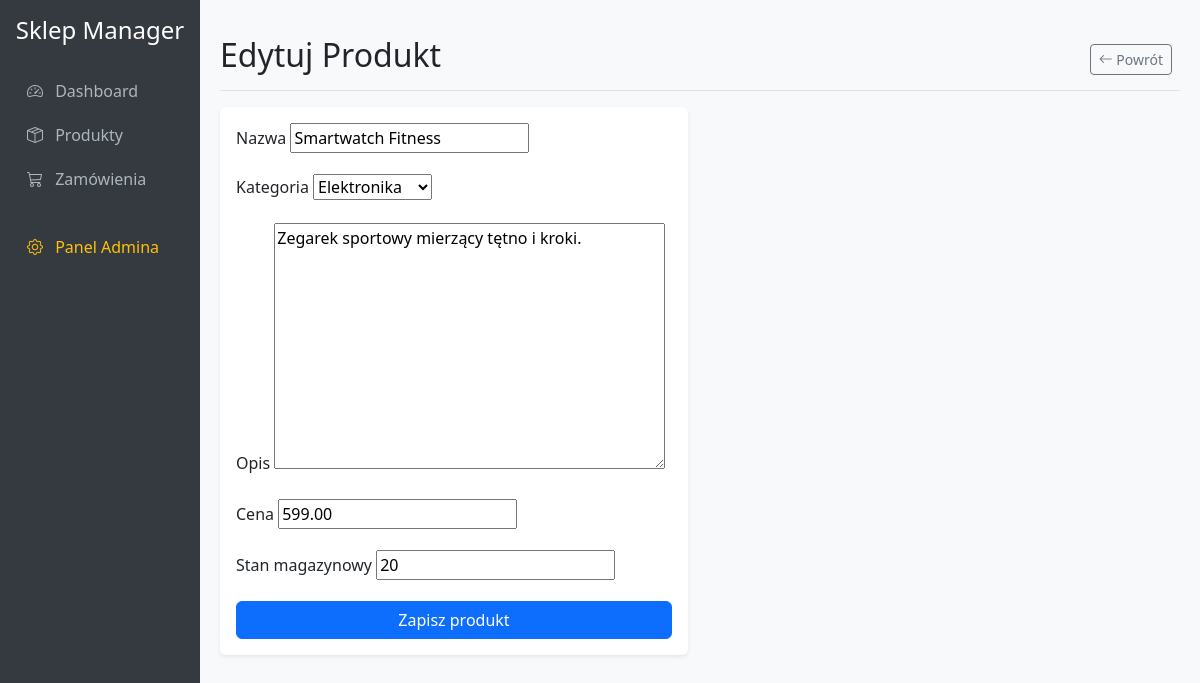
Page /products/7/edit/ on the committed database.
### sklep/models.py (models this page shows, shortened)
class Product(models.Model):
    category = models.ForeignKey(Category, related_name='products', on_delete=models.CASCADE, verbose_name="Kategoria")
    name = models.CharField(max_length=200, verbose_name="Nazwa")
    description = models.TextField(blank=True, null=True, verbose_name="Opis")
    price = models.DecimalField(max_digits=10, decimal_places=2, verbose_name="Cena")
    stock = models.IntegerField(default=0, verbose_name="Stan magazynowy")
    created_at = models.DateTimeField(auto_now_add=True, verbose_name="Utworzono")
    class Meta:
        verbose_name = "Produkt"
        verbose_name_plural = "Produkty"

### sklep/views.py (the view)
# urls.py: path('products/<int:pk>/edit/', views.product_edit, name='product_edit'),
def product_edit(request, pk):
    product = get_object_or_404(Product, pk=pk)
    if request.method == 'POST':
        form = ProductForm(request.POST, instance=product)
        if form.is_valid():
            product = form.save()
            messages.success(request, f'Produkt "{product.name}" został zaktualizowany.')
            return redirect('product_list')
    else:
        form = ProductForm(instance=product)
    return render(request, 'sklep/product_form.html', {'form': form, 'product': product})

### sklep/forms.py
class ProductForm(forms.ModelForm):
    class Meta:
        model = Product
        fields = ['name', 'category', 'description', 'price', 'stock']

### sklep/models.py (called while the page is built)
    def __str__(self):
        return self.name

### sklep/templates/sklep/product_form.html (shortened to what this page needs)
{% extends 'base.html' %}
{% block content %}
<div class="d-flex justify-content-between flex-wrap flex-md-nowrap align-items-center pt-3 pb-2 mb-3 border-bottom">
    <h1 class="h2">{% if form.instance.pk %}Edytuj Produkt{% else %}Dodaj nowy produkt{% endif %}</h1>
    <div class="btn-toolbar mb-2 mb-md-0">
        <div class="btn-group me-2">
            <a href="{% url 'product_list' %}" class="btn btn-sm btn-outline-secondary">
                <i class="bi bi-arrow-left"></i> Powrót
            </a>
        </div>
    </div>
</div>
<div class="row">
    <div class="col-md-8 col-lg-6">
        <div class="card">
            <div class="card-body">
                <form method="post" class="needs-validation" novalidate>
                    {% for field in form %}
                    <div class="mb-3">
                        <label for="{{ field.id_for_label }}" class="form-label">{{ field.label }}</label>
                        {{ field }}
                    </div>
                    {% endfor %}
                    <div class="d-grid gap-2">
                        <button type="submit" class="btn btn-primary">Zapisz produkt</button>
                    </div>
                </form>
            </div>
        </div>
    </div>
</div>
{% endblock %}

### templates/base.html (style rules this page uses)
body { background-color: #f8f9fa; }
.card { border: none; box-shadow: 0 0.125rem 0.25rem rgba(0, 0, 0, 0.075); }

### rows in the picture
Product: form "Smartwatch Fitness" "Elektronika" "Zegarek sportowy mierzący tętno i kroki." "599.00" "20"

### other values in the picture
{{ field.label }} "Nazwa" "Kategoria" "Opis" "Cena" "Stan magazynowy"
